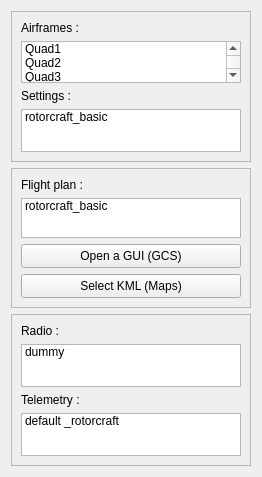
          <widget class="QWidget" name="scrollAreaWidgetContents_3">
           <property name="geometry">
            <rect>
             <x>0</x>
             <y>0</y>
             <width>262</width>
             <height>477</height>
            </rect>
           </property>
           <layout class="QGridLayout" name="gridLayout_9">
            <item row="0" column="0">
             <widget class="QFrame" name="frame_2">
              <property name="toolTip">
               <string>Current airframes and settings</string>
              </property>
              <property name="frameShape">
               <enum>QFrame::StyledPanel</enum>
              </property>
              <property name="frameShadow">
               <enum>QFrame::Raised</enum>
              </property>
              <layout class="QGridLayout" name="gridLayout_5">
               <item row="0" column="0">
                <widget class="QLabel" name="label_14">
                 <property name="text">
                  <string>Airframes :</string>
                 </property>
                </widget>
               </item>
               <item row="2" column="0">
                <widget class="QLabel" name="label_15">
                 <property name="text">
                  <string>Settings :</string>
                 </property>
                </widget>
               </item>
               <item row="1" column="0">
                <widget class="QListWidget" name="current_airframes">
                 <property name="minimumSize">
                  <size>
                   <width>0</width>
                   <height>40</height>
                  </size>
                 </property>
                 <item>
                  <property name="text">
                   <string>Quad1</string>
                  </property>
                 </item>
                 <item>
                  <property name="text">
                   <string>Quad2</string>
                  </property>
                 </item>
                 <item>
                  <property name="text">
                   <string>Quad3</string>
                  </property>
                 </item>
                </widget>
               </item>
               <item row="3" column="0">
                <widget class="QListWidget" name="current_settings">
                 <property name="minimumSize">
                  <size>
                   <width>0</width>
                   <height>40</height>
                  </size>
                 </property>
                 <item>
                  <property name="text">
                   <string>rotorcraft_basic</string>
                  </property>
                  <property name="checkState">
                   <enum>Unchecked</enum>
                  </property>
                 </item>
                </widget>
               </item>
              </layout>
             </widget>
            </item>
            <item row="1" column="0">
             <widget class="QFrame" name="frame">
              <property name="toolTip">
               <string>Current flight plan can be changed rapidly by different means</string>
              </property>
              <property name="frameShape">
               <enum>QFrame::StyledPanel</enum>
              </property>
              <property name="frameShadow">
               <enum>QFrame::Raised</enum>
              </property>
              <layout class="QGridLayout" name="gridLayout_4">
               <item row="0" column="0">
                <widget class="QLabel" name="label_11">
                 <property name="text">
                  <string>Flight plan :</string>
                 </property>
                </widget>
               </item>
               <item row="1" column="0">
                <widget class="QListWidget" name="current_flight_plan">
                 <property name="minimumSize">
                  <size>
                   <width>0</width>
                   <height>40</height>
                  </size>
                 </property>
                 <item>
                  <property name="text">
                   <string>rotorcraft_basic</string>
                  </property>
                 </item>
                </widget>
               </item>
               <item row="2" column="0">
                <widget class="QPushButton" name="open_gui">
                 <property name="minimumSize">
                  <size>
                   <width>0</width>
                   <height>24</height>
                  </size>
                 </property>
                 <property name="toolTip">
                  <string>Change the flight plan by GCS</string>
                 </property>
                 <property name="text">
                  <string>Open a GUI (GCS)</string>
                 </property>
                </widget>
               </item>
               <item row="3" column="0">
                <widget class="QPushButton" name="select_kml">
                 <property name="minimumSize">
                  <size>
                   <width>0</width>
                   <height>24</height>
                  </size>
                 </property>
                 <property name="toolTip">
                  <string>Change the flight plan by KML to XML tool</string>
                 </property>
                 <property name="text">
                  <string>Select KML (Maps)</string>
                 </property>
                </widget>
               </item>
              </layout>
             </widget>
            </item>
            <item row="2" column="0">
             <widget class="QFrame" name="frame_3">
              <property name="toolTip">
               <string>Current radio and telemetry means</string>
              </property>
              <property name="frameShape">
               <enum>QFrame::StyledPanel</enum>
              </property>
              <property name="frameShadow">
               <enum>QFrame::Raised</enum>
              </property>
              <layout class="QGridLayout" name="gridLayout_6">
               <item row="0" column="0">
                <widget class="QLabel" name="label_9">
                 <property name="text">
                  <string>Radio :</string>
                 </property>
                </widget>
               </item>
               <item row="1" column="0">
                <widget class="QListWidget" name="current_radio">
                 <property name="minimumSize">
                  <size>
                   <width>0</width>
                   <height>40</height>
                  </size>
                 </property>
                 <item>
                  <property name="text">
                   <string>dummy</string>
                  </property>
                 </item>
                </widget>
               </item>
               <item row="2" column="0">
                <widget class="QLabel" name="label_16">
                 <property name="text">
                  <string>Telemetry :</string>
                 </property>
                </widget>
               </item>
               <item row="3" column="0">
                <widget class="QListWidget" name="current_telemetry">
                 <property name="minimumSize">
                  <size>
                   <width>0</width>
                   <height>40</height>
                  </size>
                 </property>
                 <item>
                  <property name="text">
                   <string>default _rotorcraft</string>
                  </property>
                 </item>
                </widget>
               </item>
              </layout>
             </widget>
            </item>
           </layout>
          </widget>
